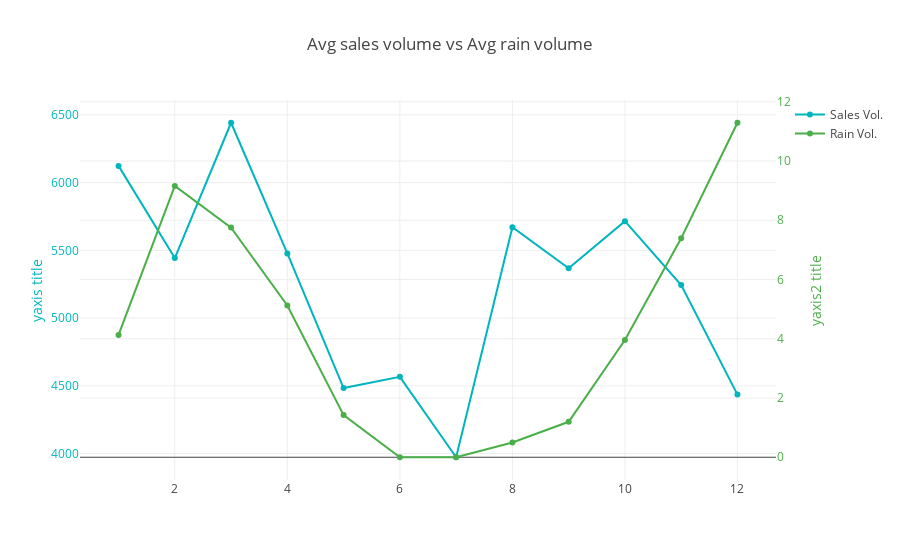

Notebook code cell kept with this figure:
### Markdown cell above
Secondly, we are going to study how the average sales and rain volume are distributed by month. The next chart shows the average number of sales/rains by month.

### Code cell
# Group sales volume by year-month
sum_by_m = df.groupby(['year', 'month'], as_index=False)['total_invoices'].sum()
sum_by_m['idx'] = sum_by_m.apply(lambda x: str(int(x.year)) + '-' + str(int(x.month)),  axis=1)
# Get the avg by month
avg_by_m = sum_by_m.groupby(['month'], as_index=False)['total_invoices'].mean()
# Create bars
trace1 = go.Scatter(x=avg_by_m.month,y=avg_by_m.total_invoices, name='Sales Vol.', marker=dict(color='#00b5bd'))

# Group sales volume by year-month
rain_avg_by_m = df.groupby(['month'], as_index=False)['precipitation_vol'].mean()
# Create bars
trace2 = go.Scatter(x=rain_avg_by_m.month,y=rain_avg_by_m.precipitation_vol, name='Rain Vol.', yaxis='y2', marker=dict(color='#4BAF49'))

# Create Chart data and layout
data = [trace1, trace2]
layout = go.Layout(
    title='Avg sales volume vs Avg rain volume',
    yaxis=dict(
        title='yaxis title',
        titlefont=dict(
            color='#00b5bd'
        ),
        tickfont=dict(
            color='#00b5bd'
        ),
    ),
    yaxis2=dict(
        title='yaxis2 title',
        titlefont=dict(
            color='#4BAF49'
        ),
        tickfont=dict(
            color='#4BAF49'
        ),
        overlaying='y',
        side='right'
    )
)

# Plot chart
fig = go.Figure(data=data, layout=layout)
print_plot(fig, 'imgs/avg_sales_vs_rain.png')

### Figure 1 — Plotly figure (JSON) as saved in the notebook; plotly's stock layout.template omitted (floating-point values rounded to 4 significant figures)
{"data": [{"marker": {"color": "#00b5bd"}, "name": "Sales Vol.", "type": "scatter", "uid": "fc36be0c-85ea-484c-9b6b-d3a3f4cc1a83", "x": [1, 2, 3, 4, 5, 6, 7, 8, 9, 10, 11, 12], "y": [6124.0, 5444.0, 6442, 5477, 4484.0, 4566.0, 3973.0, 5671.0, 5368.0, 5716.0, 5244.0, 4435]}, {"marker": {"color": "#4BAF49"}, "name": "Rain Vol.", "type": "scatter", "uid": "26d80478-fbbb-4a1b-ba9a-f1db1863eef3", "x": [1, 2, 3, 4, 5, 6, 7, 8, 9, 10, 11, 12], "y": [4.131, 9.16, 7.752, 5.123, 1.422, 0, 0, 0.4971, 1.197, 3.96, 7.393, 11.29], "yaxis": "y2"}], "layout": {"title": "Avg sales volume vs Avg rain volume", "yaxis": {"tickfont": {"color": "#00b5bd"}, "title": "yaxis title", "titlefont": {"color": "#00b5bd"}}, "yaxis2": {"overlaying": "y", "side": "right", "tickfont": {"color": "#4BAF49"}, "title": "yaxis2 title", "titlefont": {"color": "#4BAF49"}}}}
